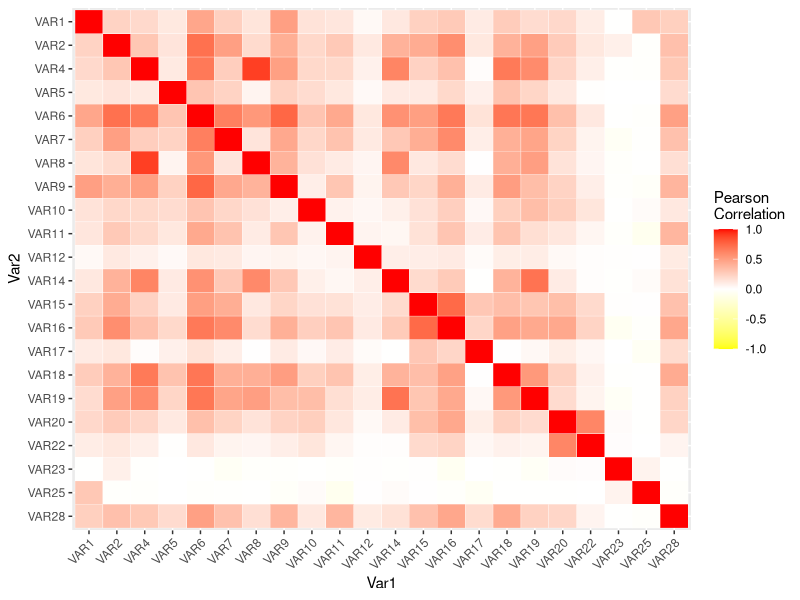
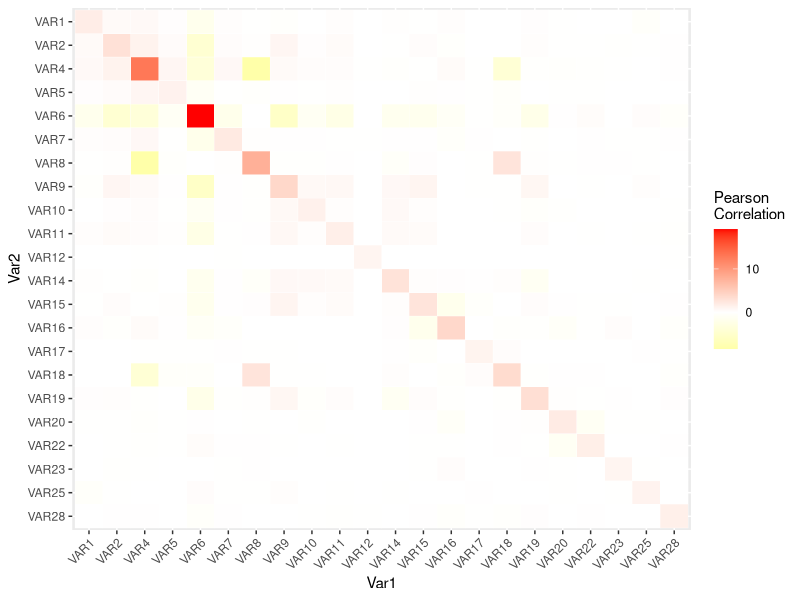
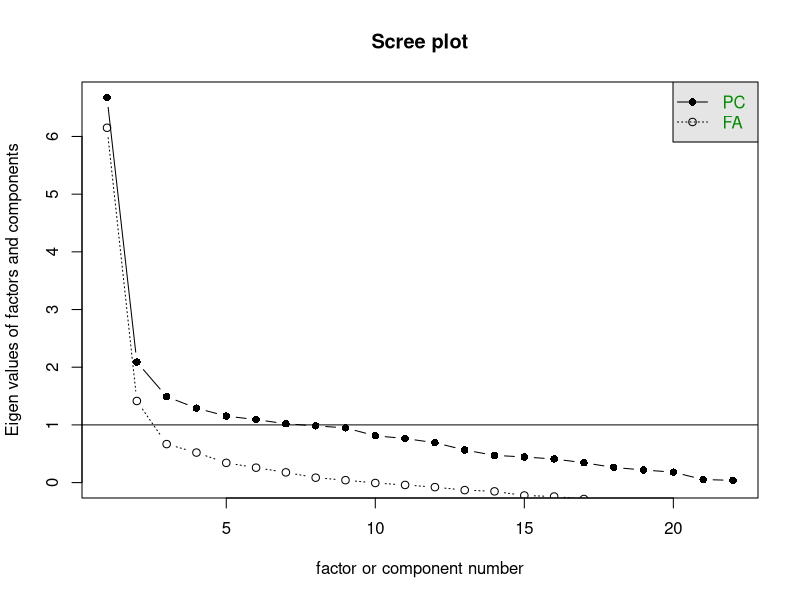

Generate these figures, in order, with R:
library("psych")
library("ggplot2")
library("reshape2")

get_corrplot = function(cormat, lim = c(-1,1)){
  melted = melt(cormat)
  p = ggplot(data=melted, aes(x = Var1, y = Var2, fill = value)) +
    geom_tile(color = "white") +
    scale_fill_gradient2(low = "yellow", high = "red", mid = "white", 
                         midpoint = 0, limit = lim, space = "Lab", 
                         name="Pearson\nCorrelation") +
    scale_y_discrete(limits = rev(levels(melted$Var2))) +
    theme(axis.text.x  = element_text(angle=45, hjust=1))
  return(p)
}

full_data = read.csv("data/credit_clean.csv", sep=";")
data = full_data[, 4:29]
correlations = cor(data[, -c(3, 13, 21, 24)])

get_corrplot(correlations)
get_corrplot(solve(correlations), lim=NULL)

# Check prerequisites
KMO(data[, -c(3, 13, 21, 24)])
scree(data[, -c(3, 13, 21, 24)])
cortest.bartlett(data[, -c(3, 13, 21, 24)])
fa_raw = fa(data[, -c(3, 13, 21, 24)], 2, fm='ml')
summary(fa_raw)
fa_raw
l = fa_raw$loadings
l[abs(l) < 0.5] = NA
